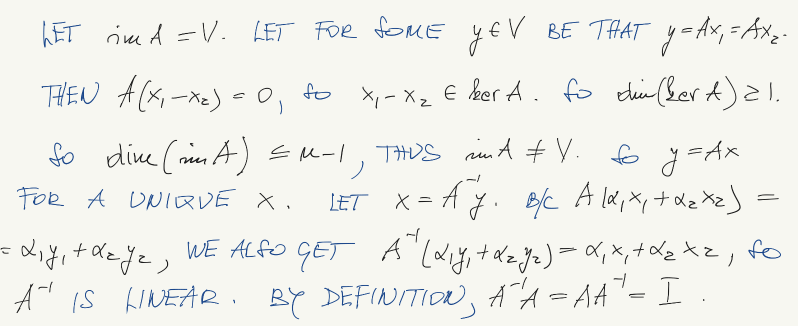
#> input picture lab5/linear.png, 1596 x 652 px (shown at 1/2 size)
$ python -i cartas.py   (imports and definitions only)
#> lines starting #> are read from the running program, lines starting #| are printed output that depends on the picture; after the words box and inside, x2 and y2 are one past the last pixel; in counts of white or black regions, pixels touching at a corner belong together
# Lab 05 - Identificação de linhas e palavras em imagens de cartas
# Vitória Stavis de Araujo - GRR20200243

# import required packages
import os
import sys
import cv2 as cv
from cv2 import BORDER_REPLICATE
from matplotlib import pyplot as plt
import numpy as np
from scipy.ndimage import rotate
from scipy.signal import find_peaks

# verifies arguments to be parsed to main program
# [18 lines left out: function args_manager, not called in this run]


# function finds the corners given the top,
#  bottom, left, and right maximum pixels
def find_corners(bound):

    c1 = [bound[3][0],bound[0][1]]
    c2 = [bound[1][0],bound[0][1]]
    c3 = [bound[1][0],bound[2][1]]
    c4 = [bound[3][0],bound[2][1]]
    return [c1,c2,c3,c4]

# find the area of a contour
def find_area(c1):
    return abs(c1[0][0]-c1[1][0])*abs(c1[0][1]-c1[3][1])

# calculate and returns best angle score
# [92 lines left out: functions calc_angle_score, adjust_rotation, morph_open, crop_image, get_num_peaks, get_hist and 1 more, not called in this run]

# return number of words from the image of a text
def word_counter(img):

    # performing OTSU threshold
    _, thresh = cv.threshold(img, 0, 255, cv.THRESH_OTSU | cv.THRESH_BINARY_INV)
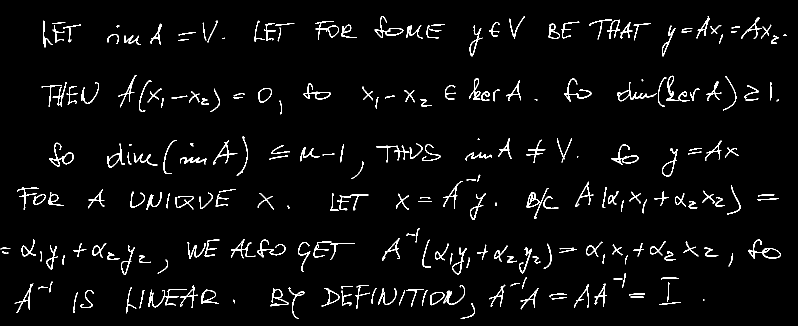
#> thresh: shape (652, 1596) (shown at 1/2 size); 3.4% white in thin lines or dots

    # specify structure shape and kernel size
    rectangle = cv.getStructuringElement(cv.MORPH_RECT, (17, 17))

    # applying dilation on the threshold image
    dilation = cv.dilate(thresh, rectangle, iterations = 1)
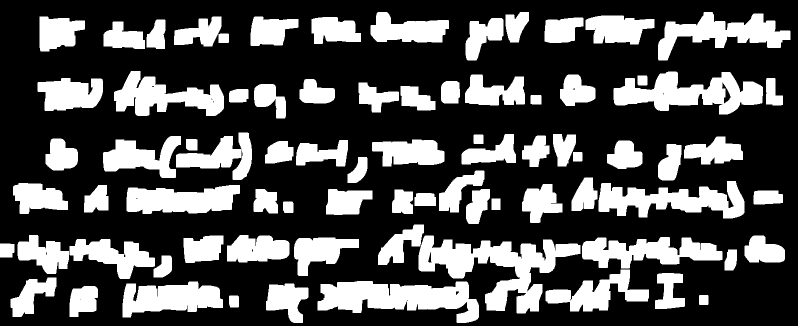
#> dilation: shape (652, 1596) (shown at 1/2 size); 31% white; 79 white regions

    # finding contours
    contours, hierarchy = cv.findContours(dilation, cv.RETR_EXTERNAL,
                                                    cv.CHAIN_APPROX_NONE)
#> contours = 79 contours; largest, box (x1, y1, x2, y2) and area: (837, 471, 1161, 627) 19520, (635, 562, 958, 646) 15381, (1227, 143, 1526, 229) 13704, (1197, 362, 1489, 437) 11752, (1316, 24, 1581, 121) 10679

    #print(len(contours),'\n')

    # we've found the countours, now let's remove outliers

    #holds bounding box of each countour
    bndingBx = []
    corners = []

    err = 2 #error value for minor/major axis ratio

    #list will hold the areas of each bounding boxes
    areas = []

    #find the rectangle around each contour
    for num in range(0,len(contours)):

        #make sure contour is for letter and not cavity
        if(hierarchy[0][num][3] == -1):

            left = tuple(contours[num][contours[num][:,:,0].argmin()][0])
            right = tuple(contours[num][contours[num][:,:,0].argmax()][0])
            top = tuple(contours[num][contours[num][:,:,1].argmin()][0])
            bottom = tuple(contours[num][contours[num][:,:,1].argmax()][0])
            bndingBx.append([top, right, bottom, left])
#> this loop made 79 passes
#> (left, right, top, bottom) on passes 1, 2, 3, 4, 5, 6, 7, 8, 9, 10, 11, 13: ((458, 592), (477, 613), (459, 591), (460, 614)), ((1398, 591), (1416, 608), (1399, 590), (1399, 609)), ((139, 605), (195, 594), (168, 572), (139, 633)), ((532, 602), (616, 594), (570, 567), (587, 645)), ((245, 606), (445, 615), (378, 563), (245, 634)), ((635, 603), (957, 634), (714, 562), (914, 645)), ((21, 598), (112, 573), (95, 555), (25, 633)), ((1310, 601), (1369, 612), (1324, 546), (1310, 617)), ((1091, 583), (1297, 596), (1241, 539), (1140, 622)), ((307, 538), (343, 540), (323, 511), (307, 554)), ((1449, 523), (1473, 521), (1456, 499), (1449, 540)), ((139, 492), (309, 532), (154, 478), (240, 557))
#> (right, top, bottom) on passes 12, 23, 38, 44, 50, 55: ((28, 504), (0, 487), (0, 514)), ((1000, 419), (983, 397), (983, 419)), ((1164, 321), (1146, 304), (1146, 322)), ((394, 300), (372, 278), (377, 300)), ((1151, 286), (1106, 268), (1115, 332)), ((870, 219), (801, 172), (835, 220))
#> after the loop, bndingBx = 79 items

    #find the edges of each bounding box
    for bx in bndingBx:

        corners.append(find_corners(bx))
#> this loop made 79 passes
#> (bx, c1 in find_corners, c2 in find_corners, c3 in find_corners, c4 in find_corners) on passes 1, 2, 4, 6, 7, 9: ([(459, 591), (477, 613), (460, 614), (458, 592)], [458, 591], [477, 591], [477, 614], [458, 614]), ([(1399, 590), (1416, 608), (1399, 609), (1398, 591)], [1398, 590], [1416, 590], [1416, 609], [1398, 609]), ([(570, 567), (616, 594), (587, 645), (532, 602)], [532, 567], [616, 567], [616, 645], [532, 645]), ([(714, 562), (957, 634), (914, 645), (635, 603)], [635, 562], [957, 562], [957, 645], [635, 645]), ([(95, 555), (112, 573), (25, 633), (21, 598)], [21, 555], [112, 555], [112, 633], [21, 633]), ([(1241, 539), (1297, 596), (1140, 622), (1091, 583)], [1091, 539], [1297, 539], [1297, 622], [1091, 622])
#> (bx, c1 in find_corners, c2 in find_corners, c3 in find_corners) on passes 3, 5, 8, 10, 11, 21: ([(168, 572), (195, 594), (139, 633), (139, 605)], [139, 572], [195, 572], [195, 633]), ([(378, 563), (445, 615), (245, 634), (245, 606)], [245, 563], [445, 563], [445, 634]), ([(1324, 546), (1369, 612), (1310, 617), (1310, 601)], [1310, 546], [1369, 546], [1369, 617]), ([(323, 511), (343, 540), (307, 554), (307, 538)], [307, 511], [343, 511], [343, 554]), ([(1456, 499), (1473, 521), (1449, 540), (1449, 523)], [1449, 499], [1473, 499], [1473, 540]), ([(828, 449), (847, 465), (756, 529), (756, 510)], [756, 449], [847, 449], [847, 529])
#> after the loop, corners = 79 items

    #go through each corner and append its area to the list
    for corner in corners:

        area = find_area(corner)
        areas.append(area)
#> this loop made 79 passes
#> (corner, area) on passes 1 to 11: ([[458, 591], [477, 591], [477, 614], [458, 614]], 437), ([[1398, 590], [1416, 590], [1416, 609], [1398, 609]], 342), ([[139, 572], [195, 572], [195, 633], [139, 633]], 3416), ([[532, 567], [616, 567], [616, 645], [532, 645]], 6552), ([[245, 563], [445, 563], [445, 634], [245, 634]], 14200), ([[635, 562], [957, 562], [957, 645], [635, 645]], 26726), ([[21, 555], [112, 555], [112, 633], [21, 633]], 7098), ([[1310, 546], [1369, 546], [1369, 617], [1310, 617]], 4189), ([[1091, 539], [1297, 539], [1297, 622], [1091, 622]], 17098), ([[307, 511], [343, 511], [343, 554], [307, 554]], 1548), ([[1449, 499], [1473, 499], [1473, 540], [1449, 540]], 984)
#> after the loop, areas = 79 values, max 50065 at index 16, min 324 at index 37, mean 6673.3

    areas = np.asarray(areas) #organize list into array format
    avgarea = np.mean(areas) #find average area
#> avgarea = 6673.3
    stdareas = np.std(areas) #find standard deviation of area
#> stdareas = 7775.8
    outlier = (areas < (avgarea - (0.7*stdareas))) #find the outliers, these are probably the dots

    # image that will have the outliers removed
    clean = np.zeros((len(img), len(img[0])), np.uint8)
#> clean: shape (652, 1596); every value is 0

    for num in range(0, len(outlier)): #go through each outlier

            if(outlier[num]):

                black = np.zeros((len(img),len(img[0])),np.uint8)
                #add white pixels in the region that contains the outlier
                cv.rectangle(black,(corners[num][0][0],corners[num][0][1]),(corners[num][2][0],corners[num][2][1]),(255,255),-1)

                #perform bitwise operation on original image to isolate outlier
                test = cv.bitwise_and(thresh,black)

                clean = clean + test
#> this loop made 79 passes
#> pass 1, in word_counter, `test = cv.bitwise_and(thresh,black)`:
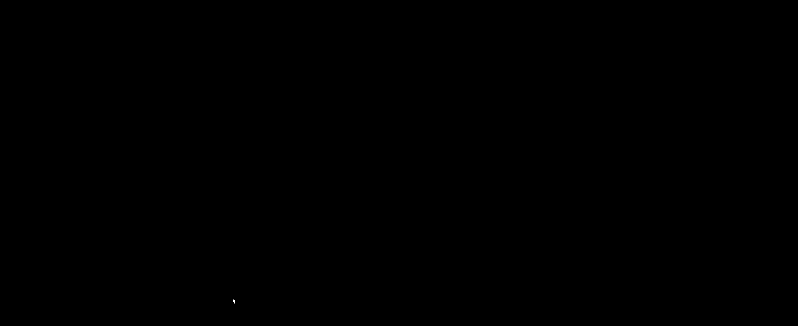
#> test: shape (652, 1596) (shown at 1/2 size); 0% white in thin lines or dots, all inside (x1, y1, x2, y2) = (466, 599, 470, 607)
#> after the loop: black: shape (652, 1596); 0.04% white; 1 white region, box (x1, y1, x2, y2) and area: (437, 67, 458, 86) 399
#> after the loop: clean: shape (652, 1596); 0.04% white in thin lines or dots, all inside (x1, y1, x2, y2) = (1, 75, 1466, 607)

    clean = cv.bitwise_xor(thresh, clean)
#> clean: shape (652, 1596); 3.4% white in thin lines or dots, all inside (x1, y1, x2, y2) = (29, 32, 1573, 638)

    # applying dilation on the threshold image updated without outliers
    dilation2 = cv.dilate(clean, rectangle, iterations = 1)
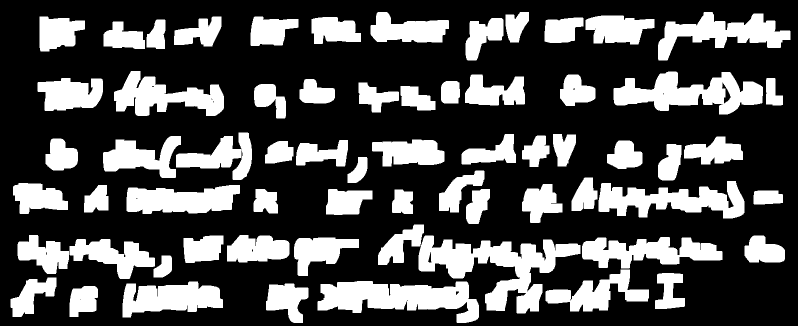
#> dilation2: shape (652, 1596) (shown at 1/2 size); 30.2% white; 65 white regions

    # finding contours
    contours2, _ = cv.findContours(dilation2, cv.RETR_EXTERNAL,
                                                    cv.CHAIN_APPROX_NONE)
#> contours2 = 65 contours; largest, box (x1, y1, x2, y2) and area: (837, 471, 1161, 627) 19520, (635, 562, 958, 646) 15381, (1227, 143, 1526, 229) 13704, (1197, 362, 1489, 437) 11752, (1316, 24, 1581, 121) 10679

    # creating a copy of image
    img2 = img.copy()

    for cnt in contours2:

        x, y, w, h = cv.boundingRect(cnt)

        # drawing a rectangle on copied image
        cv.rectangle(img2, (x, y), (x + w, y + h), (0, 0, 255), 2)
#> this loop made 65 passes
#> (x, y, w, h) on passes 1 to 12: (139, 572, 57, 62), (532, 567, 85, 79), (245, 563, 201, 72), (635, 562, 323, 84), (21, 555, 92, 79), (1310, 546, 60, 72), (1091, 539, 207, 84), (307, 511, 37, 44), (139, 478, 171, 80), (588, 475, 130, 77), (1164, 474, 281, 63), (1489, 471, 81, 54)
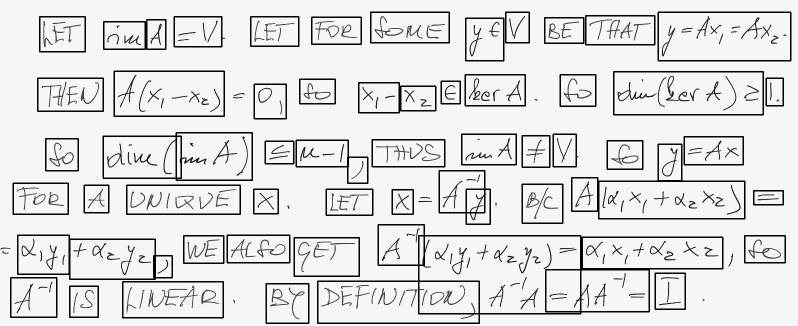
#> img2: shape (652, 1596) (shown at 1/2 size); min 0, max 246, mean 223.1

    # [10 lines of commented-out code are left out]
    plt.imshow(img2, 'gray')
    plt.show()
    plt.clf()

    return len(contours2)

# [54 lines left out: function main, not called in this run]

# [2 lines not run here, left out]


>>> import cv2
>>> picture = cv2.imread('linear.png', cv2.IMREAD_GRAYSCALE)
>>> result = word_counter(picture)
